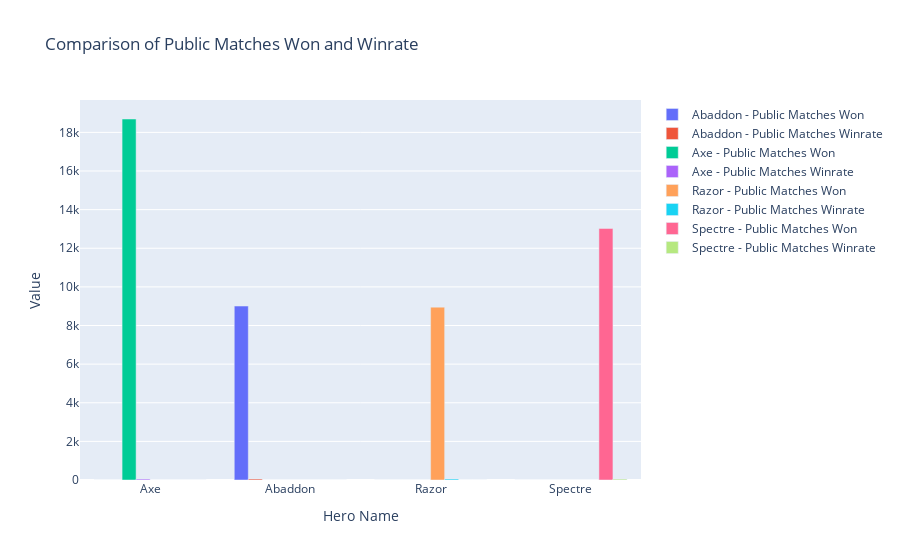

Source (notebook cell):
### Markdown cell above
Bar Graph using plotly with legend interactivity (Comparison of Public Matches Won and Winrate between Abaddon, Axe, Razor, and Spectre)

### Code cell
dataframes = [('Abaddon', df1), ('Axe', df2), ('Razor', df3), ('Spectre', df4)]

hero_names = set()

for _, df in dataframes:
    hero_names.update(df['Hero Name'])

x_values = list(hero_names)
y_values_wins = [[] for _ in dataframes]
y_values_winrate = [[] for _ in dataframes]

for i, (name, df) in enumerate(dataframes):
    for hero in x_values:
        hero_df = df[df['Hero Name'] == hero]
        if not hero_df.empty:
            y_values_wins[i].append(hero_df['Public Matches Won'].values[0])
            y_values_winrate[i].append(hero_df['Public Matches Winrate'].values[0])
        else:
            y_values_wins[i].append(0)
            y_values_winrate[i].append(0)

traces = []
for i, (name, _) in enumerate(dataframes):
    trace_wins = go.Bar(
        x=x_values,
        y=y_values_wins[i],
        name=f'{name} - Public Matches Won',
        marker=dict(color=i)
    )
    trace_winrate = go.Bar(
        x=x_values,
        y=y_values_winrate[i],
        name=f'{name} - Public Matches Winrate',
        marker=dict(color=i)
    )
    traces.append(trace_wins)
    traces.append(trace_winrate)

layout = go.Layout(
    title='Comparison of Public Matches Won and Winrate',
    xaxis=dict(title='Hero Name'),
    yaxis=dict(title='Value')
)

figure = go.Figure(data=traces, layout=layout)

figure.show()

### Figure 1 — Plotly figure (JSON) as saved in the notebook; plotly's stock layout.template omitted (floating-point values rounded to 4 significant figures)
{"data": [{"marker": {"color": 0}, "name": "Abaddon - Public Matches Won", "type": "bar", "x": ["Axe", "Abaddon", "Razor", "Spectre"], "y": [0, 9007, 0, 0]}, {"marker": {"color": 0}, "name": "Abaddon - Public Matches Winrate", "type": "bar", "x": ["Axe", "Abaddon", "Razor", "Spectre"], "y": [0, 51.75, 0, 0]}, {"marker": {"color": 1}, "name": "Axe - Public Matches Won", "type": "bar", "x": ["Axe", "Abaddon", "Razor", "Spectre"], "y": [18693, 0, 0, 0]}, {"marker": {"color": 1}, "name": "Axe - Public Matches Winrate", "type": "bar", "x": ["Axe", "Abaddon", "Razor", "Spectre"], "y": [48.71, 0, 0, 0]}, {"marker": {"color": 2}, "name": "Razor - Public Matches Won", "type": "bar", "x": ["Axe", "Abaddon", "Razor", "Spectre"], "y": [0, 0, 8951, 0]}, {"marker": {"color": 2}, "name": "Razor - Public Matches Winrate", "type": "bar", "x": ["Axe", "Abaddon", "Razor", "Spectre"], "y": [0, 0, 52.61, 0]}, {"marker": {"color": 3}, "name": "Spectre - Public Matches Won", "type": "bar", "x": ["Axe", "Abaddon", "Razor", "Spectre"], "y": [0, 0, 0, 13026]}, {"marker": {"color": 3}, "name": "Spectre - Public Matches Winrate", "type": "bar", "x": ["Axe", "Abaddon", "Razor", "Spectre"], "y": [0, 0, 0, 47.58]}], "layout": {"autosize": true, "title": {"text": "Comparison of Public Matches Won and Winrate"}, "xaxis": {"autorange": true, "range": [-0.5, 3.5], "title": {"text": "Hero Name"}, "type": "category"}, "yaxis": {"autorange": true, "range": [0, 19680.0], "title": {"text": "Value"}, "type": "linear"}}}
